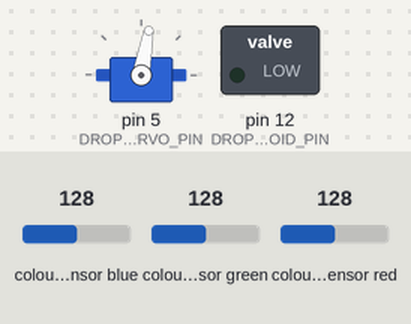
The sketch below on a simulated Arduino Uno, built with avr-gcc and run on an emulated ATmega328P. Parts: servo, switched loads named in the sketch (green lamp = pin HIGH). Dashed ring = blinking. The inputs (shaded band) are chosen by the test bench; at power-on: colour sensor blue 128, colour sensor green 128, colour sensor red 128. What the sketch prints to the serial monitor is not drawn.

Above: at 0.1 s.
Timing chart, 0 to 3.0 s (numbered marks = the images above):
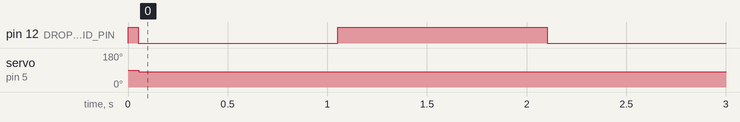

The sketch:

color_sort_script.ino
```cpp
// color sorting script
// future improvements: add safety to ensure solenoid isn't on for more than 1s
#include <Servo.h>
#include <Wire.h>
#include "Adafruit_TCS34725.h"

Adafruit_TCS34725 tcs = Adafruit_TCS34725(TCS34725_INTEGRATIONTIME_614MS, TCS34725_GAIN_1X);


// initialize variables
int DROPPER_SOLENOID_PIN = 12;
int DROPPER_SERVO_PIN = 5;
int COL_ONE_ANG = 45; // servo angle for black column (no gear ratios)
int COL_TWO_ANG = 80; // servo angle for white column (no gear ratios)
int COL_OUT_ANG = 0; // servo angle for marble disposal
int SOLENOID_ON_TIME = 100;


String marbleColor;

Servo myservo;  // create Servo object to control a servo

int pos = 0;    // variable to store the servo position

void setup(){
  pinMode(DROPPER_SOLENOID_PIN,OUTPUT); // RELAY PIN
  digitalWrite(DROPPER_SOLENOID_PIN,HIGH); // Normally ON Only For Chanies Relay Module
  myservo.attach(DROPPER_SERVO_PIN);  // attaches the servo on pin 5 to the Servo object

  Serial.begin(9600);


  if (tcs.begin()){
    Serial.println("found sensor");
  } else {
    Serial.println("no sensor found");
    while (1); // end program
  }
}

void loop(){


  uint16_t r, g, b, c;
  tcs.getRawData(&r, &g, &b, &c);


  digitalWrite(DROPPER_SOLENOID_PIN,LOW); // RELAY ON. DONT POWER FOR MORE THAN 1 SEC

  //check for significant color
  int threshold = 50;
  if (c > threshold){
    //normalize values
    float sum = c;
    float red = r/ sum;
    float green = g/ sum;
    float blue = b/ sum;

    Serial.print("R: "); Serial.print(red); Serial.print(" ");
    Serial.print("G: "); Serial.print(green); Serial.print(" ");
    Serial.print("B: "); Serial.print(blue); Serial.print(" ");
    Serial.print("C: "); Serial.print(sum); Serial.print(" ");

  /*
    if (c > 750){
      if (g+b > 850){ //white
        Serial.println("white");
        marbleColor = "white";
      } else { // yellow
        Serial.println("yellow");
        marbleColor = "yellow";
      }
    } else {
      if (c < 400 && c> 300){ // black
        Serial.println("black");
        marbleColor = "black";
      } else if (g>b*1.5 && g > 200){
        Serial.println("green");
        marbleColor = "green";
      } else if (r>g*1.5 && r > 200){
        Serial.println("red");
        marbleColor = "red";
      } else if (r<b && b<g){
        Serial.println("blue");
        marbleColor = "blue";
      } else{
        Serial.println("dunno");
        marbleColor = "dunno";
      }
    }
  */
  // more rules for white: 0.36 < red < 0.40 && 0.38 < green < 0.42 && 0.25 < blue 0.29 &&
  if (c > 700){ //white
    Serial.println("white");
    marbleColor = "white";
  } else if (c < 268){ // no marble
    Serial.println("nothing");
    marbleColor = "nothing";
  } else if (red > 0.53){ // red
    Serial.println("red");
    marbleColor = "red";
  }
  else { // dunno
    Serial.println("dunno");
    marbleColor = "dunno";
  }


  // change servo based on marbleColor
  if (marbleColor == "red"){
    myservo.write(COL_ONE_ANG);
    delay(1000);
  }
  else if (marbleColor == "white"){
    myservo.write(COL_TWO_ANG);
    delay(1000);
  }
  else {
    myservo.write(COL_OUT_ANG);
    delay(1000);
  }
  }
  digitalWrite(DROPPER_SOLENOID_PIN,HIGH); // RELAY OFF
  delay(1000); // wait for marble to drop

}
```

Measured:
- by itself, pin 12 (DROPPER_SOLENOID_PIN): alternates HIGH for 1.1 s and LOW for 1.0 s
- by itself, servo on pin 5 (DROPPER_SERVO_PIN): 90° → 80° at 0.05 s
